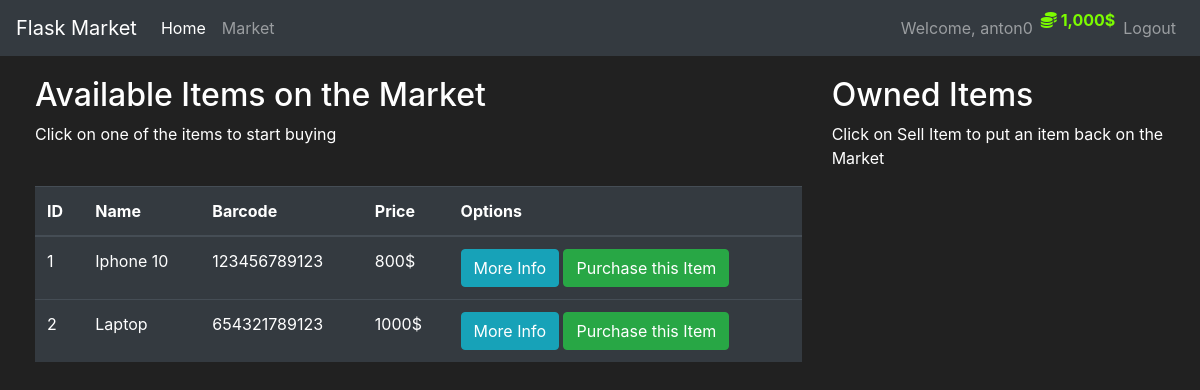
Before: /market (signed in) with the older database file.
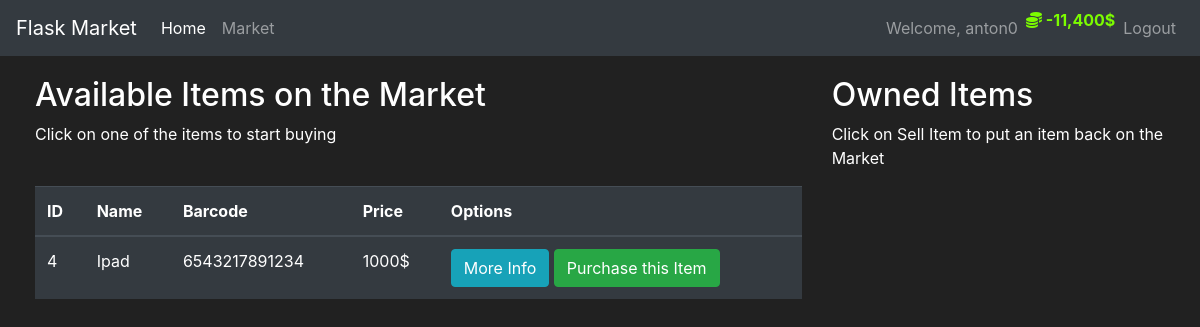
After: the same page with the newer database file.
### market/models.py (models this page shows, shortened)
class User(db.Model, UserMixin):
  id = db.Column(db.Integer(), primary_key=True)
  username = db.Column(db.String(length=30), nullable=False, unique=True)
  email_address = db.Column(db.String(length=50), nullable=False, unique=True)
  password_hash = db.Column(db.String(length=60), nullable=False)
  budget = db.Column(db.Integer(), nullable=False, default=1000)
  items = db.relationship('Item', backref='owned_user', lazy=True)
  @property
  def prettier_budget(self):
    if len(str(self.budget)) >= 4:
      return f'{str(self.budget)[:-3]},{str(self.budget)[-3:]}$'
    else:
      return f"{self.budget}$"
  @property
  def password(self):
    return self.password

class Item(db.Model):
  id = db.Column(db.Integer(), primary_key=True)
  name = db.Column(db.String(length=30), nullable=False, unique=True)
  price = db.Column(db.Integer(), nullable=False)
  barcode = db.Column(db.String(length=12), nullable=False, unique=True)
  description = db.Column(db.String(length=1024), nullable=False, unique=True)
  owner = db.Column(db.Integer(), db.ForeignKey('user.id'))

### market/routes.py (the view, shortened to what this page needs)
@app.route('/market', methods=['GET', 'POST'])
@login_required
def market_page():
  purchase_form = PurchaseItemForm()
  if request.method == "GET":
    items = Item.query.filter_by(owner=None)
    return render_template('market.html', items=items, purchase_form=purchase_form)

### market/models.py (called while the page is built)
@login_manager.user_loader
def load_user(user_id):
  return User.query.get(int(user_id))

### market/templates/market.html (shortened to what this page needs)
{% extends 'base.html' %}
{% block content %}
  <div class="row" style="margin-top: 20px; margin-left: 20px;">
    <div class="col-8">
      <h2>Available Items on the Market</h2>
      <p>Click on one of the items to start buying</p>
      <br>
      <table class="table table-hover table-dark">
        <thead>
          <tr>
            <th scope="col">ID</th>
            <th scope="col">Name</th>
            <th scope="col">Barcode</th>
            <th scope="col">Price</th>
            <th scope="col">Options</th>
          </tr>
        </thead>
        <tbody>
          {% for item in items %}
            <tr>
              <td>{{ item.id }}</td>
              <td>{{ item.name }}</td>
              <td>{{ item.barcode }}</td>
              <td>{{ item.price }}$</td>
              <td>
                <button class="btn btn-outline btn-info" data-toggle="modal" data-target="#Modal-MoreInfo-{{ item.id }}">More Info</button>
                <button class="btn btn-outline btn-success" data-toggle="modal" data-target="#Modal-PurchaseConfirm-{{ item.id }}">Purchase this Item</button>
              </td>
            </tr>
          {% endfor %}
        </tbody>
      </table>
    </div>
    <div class="col-4">
      <h2>Owned Items</h2>
      <p>Click on Sell Item to put an item back on the Market</p>
      <br>
    </div>
  </div>
{% endblock %}

### market/templates/base.html (shortened to what this page needs)
<!DOCTYPE html>
<html lang="en">
  <head>
    <link rel="stylesheet" href="https://cdn.jsdelivr.net/npm/bootstrap@4.5.3/dist/css/bootstrap.min.css">
    <link rel="stylesheet" href="https://cdnjs.cloudflare.com/ajax/libs/font-awesome/6.4.0/css/all.min.css" />
  </head>
  <body>
    <nav class="navbar navbar-expand-md navbar-dark bg-dark">
      <a class="navbar-brand" href="#">Flask Market</a>
      <div class="collapse navbar-collapse" id="navbarNav">
        <ul class="navbar-nav mr-auto">
          <li class="nav-item active">
            <a class="nav-link" href="{{ url_for('home_page') }}">Home <span class="sr-only">(current)</span></a>
          </li>
          <li class="nav-item">
            <a class="nav-link" href="{{ url_for('market_page') }}">Market</a>
          </li>
        </ul>
        {% if current_user.is_authenticated %}
          <ul class="navbar-nav">
            <li class="nav-item">
              <a class="nav-link">Welcome, {{ current_user.username }}</a>
            </li>
            <li class="nav-item" style="color: lawngreen; font-weight: bold">
              <i class="fas fa-coins"></i>
              {{ current_user.prettier_budget }}
            </li>
            <li class="nav-item">
              <a class="nav-link" href="{{ url_for('logout_page') }}">Logout</a>
            </li>
          </ul>
        {% endif %}
      </div>
    </nav>
    {% block content %}
    {% endblock %}
  </body>
</html>

### market/templates/base.html (style rules this page uses)
body { background-color: #212121; color: white; }

Changed rows visible on the page:
no longer on this page (row edited): Item: id "1", name "Iphone 10", barcode "123456789123", price "800"
no longer on this page (row edited): Item: id "2", name "Laptop", barcode "654321789123", price "1000"
changed User "anton0": prettier_budget "1,000$" → "-11,400$"
added Item: id "4", name "Ipad", barcode "6543217891234", price "1000"
